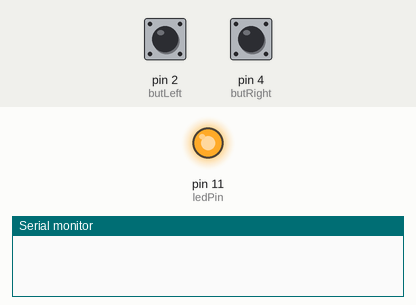
A sketch run on a simulated Arduino Uno, built with avr-gcc and run on an emulated ATmega328P. Parts: output pins drawn as LEDs (lit = HIGH), the last lines printed to the serial monitor. The inputs (shaded band) are chosen by the test bench; at power-on: pin 4 (butRight) HIGH, pin 2 (butLeft) HIGH.

Above: at 1.2 s.
1.3 s: pin 4 (butRight) pulled LOW for 1 s
At 2.9 s:
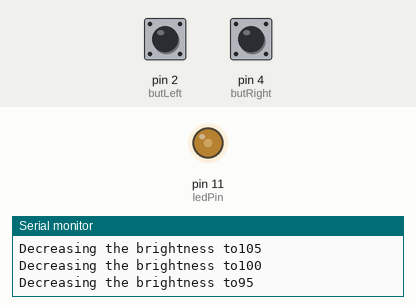
3.8 s: pin 4 (butRight) pulled LOW for 3.2 s
At 5.7 s:
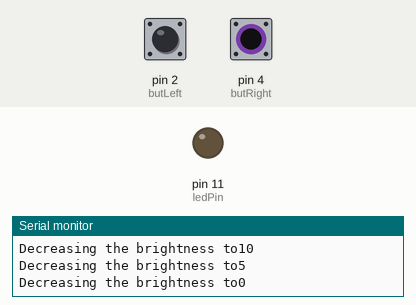
8.5 s: pin 2 (butLeft) pulled LOW for 3.2 s
At 9.59 s:
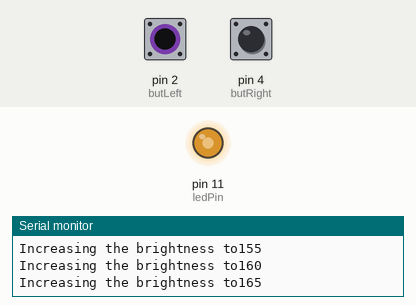
13.2 s: pin 2 (butLeft) driven LOW and pin 4 (butRight) driven LOW
At 13.7 s:
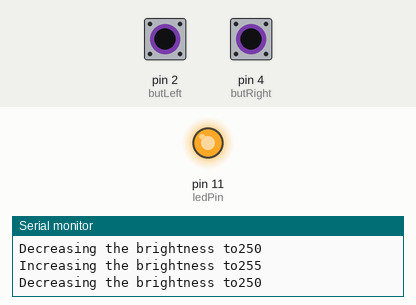
16.2 s: pin 2 (butLeft) driven HIGH
At 19.1 s:
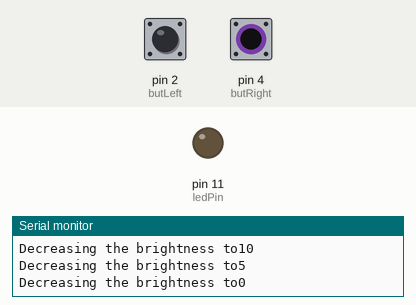
Timing chart, 0 to 20.6 s (numbered marks = the images above; inputs shaded):
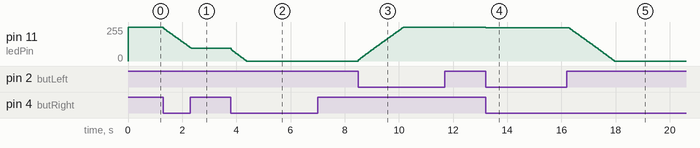

The sketch:

28-LED-Dim-button.ino
```cpp
/**
 * Homework/Assignment 29 - Push Button Dim LED

 Paul gave the task to dim or brighten and LED using two buttons at the beginning of the video and I completed
 it.


 */

//Input Pins

int butLeft = 2;
bool butLeftVal;

int butRight = 4;
bool butRightVal;

//Output Pins

int ledPin = 11;

int ledBrightness = 255;

int dT = 1;


void setup() {
  pinMode(butLeft, INPUT);
  pinMode(butRight,INPUT);
  pinMode(ledPin,OUTPUT);
  Serial.begin(9600);
}

void loop() {
  butLeftVal = digitalRead(butLeft);
  butRightVal = digitalRead(butRight);

  analogWrite(ledPin, ledBrightness);

  //While the button is pressed
  if(!butLeftVal && ledBrightness < 255){

    ledBrightness += 5;

    Serial.print("Increasing the brightness to");
    Serial.println(ledBrightness);

    delay(dT);

  }
  if(!butRightVal && ledBrightness > 0){

    ledBrightness -= 5;

    Serial.print("Decreasing the brightness to");
    Serial.println(ledBrightness);


    delay(dT);
  }

}
```

Measured:
- after the input at 1.3 s, pin 11 (ledPin): moves from 255/255 to 95/255 over 1.0 s, starting at once
- after the input at 3.8 s, pin 11 (ledPin): moves from 95/255 to 0/255 over 0.56 s, starting at once
- after the input at 8.5 s, pin 11 (ledPin): moves from 0/255 to 255/255 over 1.7 s, starting at once
- after the input at 13.2 s, pin 11 (ledPin): 255/255 → 250/255 at once
- after the input at 16.2 s, pin 11 (ledPin): moves from 250/255 to 0/255 over 1.7 s, starting after 0.09 s
